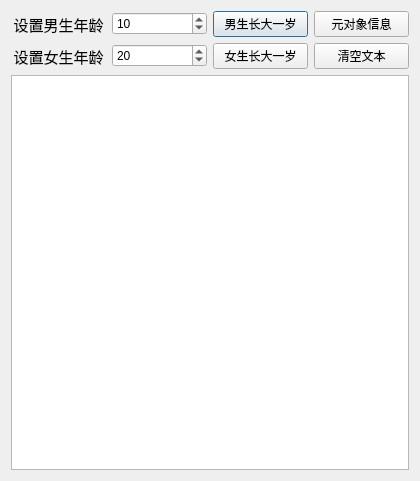
<?xml version="1.0" encoding="UTF-8"?>
<ui version="4.0">
 <class>Dialog</class>
 <widget class="QDialog" name="Dialog">
  <property name="geometry">
   <rect>
    <x>0</x>
    <y>0</y>
    <width>420</width>
    <height>481</height>
   </rect>
  </property>
  <property name="windowTitle">
   <string>元系统demo</string>
  </property>
  <layout class="QVBoxLayout" name="verticalLayout">
   <item>
    <layout class="QGridLayout" name="gridLayout">
     <item row="0" column="0">
      <widget class="QLabel" name="label">
       <property name="font">
        <font>
         <pointsize>11</pointsize>
        </font>
       </property>
       <property name="text">
        <string>设置男生年龄</string>
       </property>
       <property name="alignment">
        <set>Qt::AlignCenter</set>
       </property>
      </widget>
     </item>
     <item row="0" column="1">
      <widget class="QSpinBox" name="spinBoy">
       <property name="value">
        <number>10</number>
       </property>
      </widget>
     </item>
     <item row="0" column="2">
      <widget class="QPushButton" name="btnBoyInc">
       <property name="text">
        <string>男生长大一岁</string>
       </property>
      </widget>
     </item>
     <item row="0" column="3">
      <widget class="QPushButton" name="btnClassInfo">
       <property name="text">
        <string>元对象信息</string>
       </property>
      </widget>
     </item>
     <item row="1" column="0">
      <widget class="QLabel" name="label_2">
       <property name="font">
        <font>
         <pointsize>11</pointsize>
        </font>
       </property>
       <property name="text">
        <string>设置女生年龄</string>
       </property>
       <property name="alignment">
        <set>Qt::AlignCenter</set>
       </property>
      </widget>
     </item>
     <item row="1" column="1">
      <widget class="QSpinBox" name="spinGirl">
       <property name="value">
        <number>20</number>
       </property>
      </widget>
     </item>
     <item row="1" column="2">
      <widget class="QPushButton" name="btnGirlInc">
       <property name="text">
        <string>女生长大一岁</string>
       </property>
      </widget>
     </item>
     <item row="1" column="3">
      <widget class="QPushButton" name="btnClear">
       <property name="text">
        <string>清空文本</string>
       </property>
      </widget>
     </item>
    </layout>
   </item>
   <item>
    <widget class="QPlainTextEdit" name="plainTextEdit"/>
   </item>
  </layout>
 </widget>
 <resources/>
 <connections/>
</ui>
